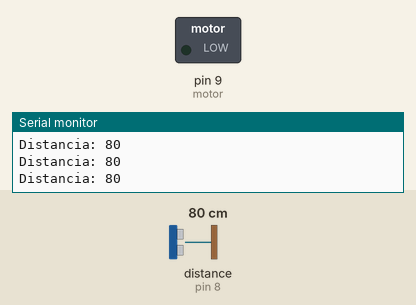
The sketch below on a simulated Arduino Uno, built with avr-gcc and run on an emulated ATmega328P. Shown: switched loads named in the sketch (green lamp = pin HIGH), the last lines printed to the serial monitor. The inputs (shaded band) are chosen by the test bench; at power-on: distance to the obstacle (sensor on pin 8) 80 cm. The echo pulse lasts 58.3 µs per cm.

Above: at 1.2 s.
1.3 s: distance to the obstacle (sensor on pin 8) set to 9 cm
At 1.9 s:
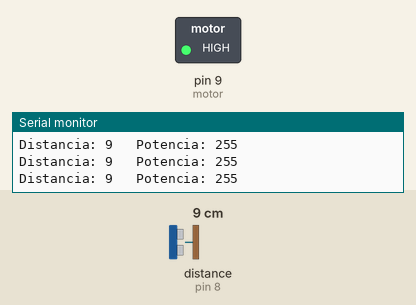
2.8 s: distance to the obstacle (sensor on pin 8) set to 12 cm
5.8 s: distance to the obstacle (sensor on pin 8) set to 15 cm
At 6.6 s:
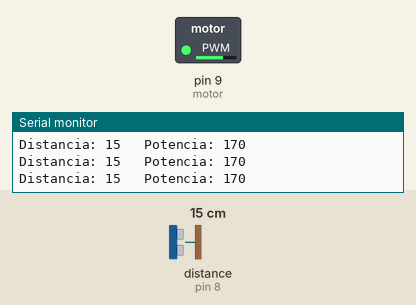
7.3 s: distance to the obstacle (sensor on pin 8) set to 10 cm
At 8.1 s:
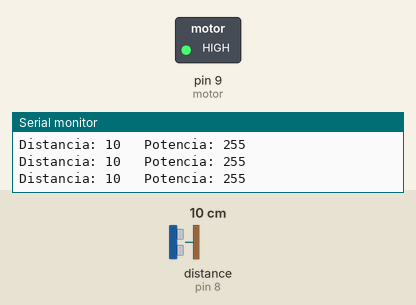
Timing chart, 0 to 9.8 s (numbered marks = the images above; inputs shaded):
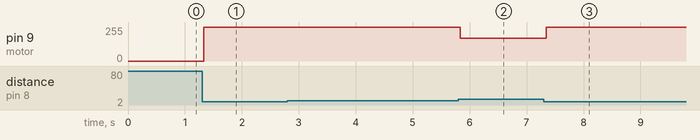

Measured:
- the behaviour switches between 13 and 14 cm on distance to the obstacle (sensor on pin 8) (found by bisection; images 1 and 2)
- after the input at 1.3 s, pin 9 (motor): 0/255 → 255/255 at once
- after the input at 5.8 s, pin 9 (motor): 255/255 → 170/255 at once
- after the input at 7.3 s, pin 9 (motor): 170/255 → 255/255 at once

The sketch:

BlinDog.ino
```cpp
//Leitura de distância com o sensor HC-SR04
#include <Ultrasonic.h>
#define motor 9//pino do arduino que o vibracall se encontra
const int MAX = 255;
const int focinho = 7;
const int alcance_MAX = 40;
const int alcance_MIN = 13;//este alcance é definido de acordo com o tamanho do
//focinho do cachorro
const int dist_intermediaria = 14;
int potencia;//valor que será o PWM do motor
Ultrasonic ultrassom(7, 8);// define o nome do sensor(ultrassom)e
//onde esta ligado o trig(7) e o echo(8) respectivamente
long distancia;// variável global para trabalhar os valores recebidos
//através da biblioteca


void setup() {
  Serial.begin(9600);
  pinMode(motor, OUTPUT);
}

void loop()
{

  distancia = ultrassom.Ranging(CM);// ultrassom.Ranging(CM) retorna a
  //distancia em centímetros(CM) ou polegadas(INC)
  Serial.print("Distancia: ");
  Serial.print(distancia);

  if (distancia <= alcance_MAX && distancia >= dist_intermediaria) {
    potencia = map(distancia, focinho, alcance_MAX, 220, 10);
    analogWrite(motor, potencia);
    Serial.print("   Potencia: "); Serial.println(potencia);
    delay(50);

  } else if (distancia <= alcance_MIN && distancia >= focinho) {
    potencia = MAX;
    analogWrite(motor, potencia);
    Serial.print("   Potencia: "); Serial.println(potencia);
    delay(50);

  } else {
    potencia = 0;
    analogWrite(motor, 0); Serial.println(" ");

    delay(50);
  }

}
```
